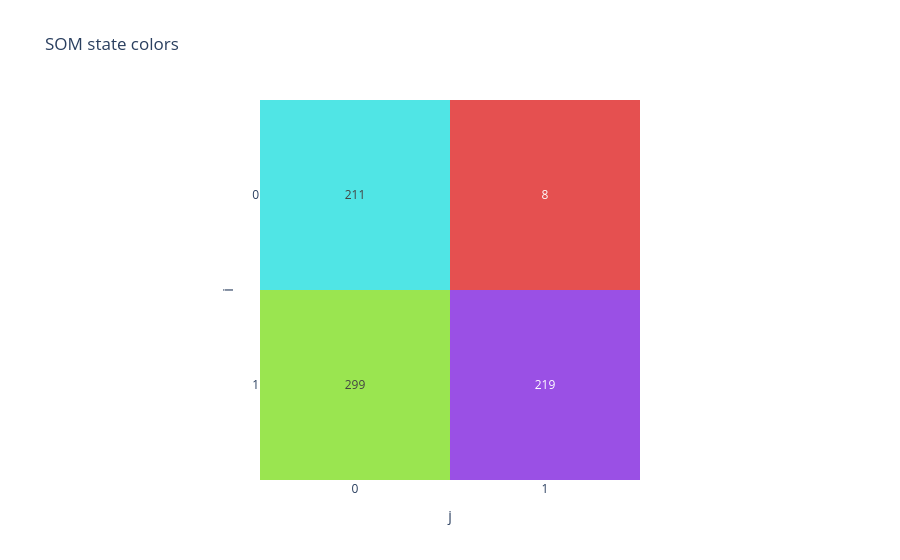

Write notebook code for a chart like this one.
### Code cell
state_colors_plot = kairo.plot_som_colors(features_and_clusters, color_mapping)
state_colors_plot.show()

### Figure 1 — Plotly figure (JSON) as saved in the notebook; plotly's stock layout.template omitted (floating-point values rounded to 4 significant figures)
{"data": [{"coloraxis": "coloraxis", "hovertemplate": "State (%{y}, %{x})<br>%{text} windows<extra></extra>", "name": "0", "text": [["211", "8"], ["299", "219"]], "texttemplate": "%{text}", "type": "heatmap", "xaxis": "x", "yaxis": "y", "z": [[0.0, 1.0], [2.0, 3.0]]}], "layout": {"coloraxis": {"colorscale": [[0, "#50e5e5"], [0.3333, "#e55050"], [0.6667, "#9ae550"], [1, "#9a50e5"]], "showscale": false}, "title": {"text": "SOM state colors"}, "xaxis": {"anchor": "y", "constrain": "domain", "domain": [0, 1], "dtick": 1, "scaleanchor": "y", "title": {"text": "j"}}, "yaxis": {"anchor": "x", "autorange": "reversed", "constrain": "domain", "domain": [0, 1], "dtick": 1, "title": {"text": "i"}}}}
